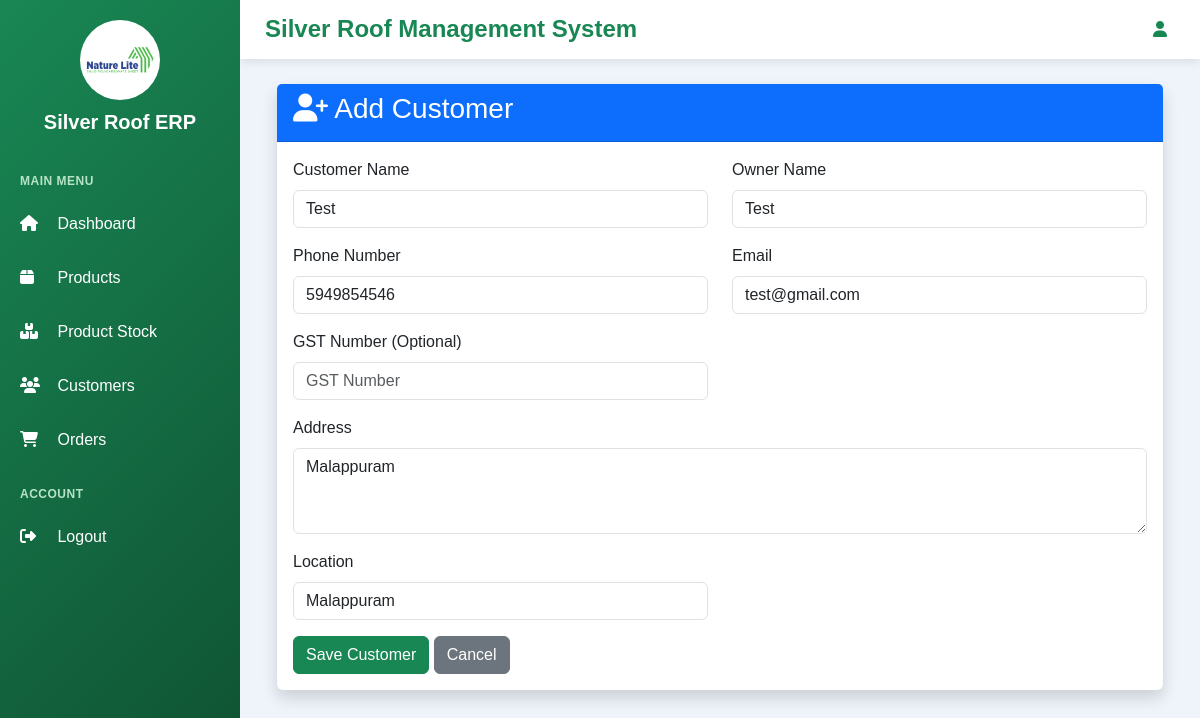
The app's page /customers/edit/6/ with its own data.
### customers/models.py (models this page shows, shortened)
class Customer(models.Model):
    customer_name = models.CharField(max_length=150)
    company_name = models.CharField(max_length=150, blank=True)
    phone = models.CharField(max_length=15)
    email = models.EmailField(blank=True)
    address = models.TextField()
    location = models.CharField(max_length=150)
    gst = models.CharField(max_length=30, blank=True)

### customers/views.py (the view)
def edit_customer(request, id):
    customer = get_object_or_404(
        Customer,
        id=id
    )
    if request.method == "POST":
        form = CustomerForm(
            request.POST,
            instance=customer
        )
        if form.is_valid():
            customer = form.save()
            print("CUSTOMER UPDATED:", customer.customer_name)
            return redirect("customer_list")
        else:
            print("FORM ERRORS:")
            print(form.errors)
    else:
        form = CustomerForm(
            instance=customer
        )
    return render(
        request,
        "customers/customer_form.html",
        {
            "form": form,
            "customer": customer
        }
    )

### customers/templates/customers/customer_form.html (shortened to what this page needs)
{% extends 'base.html' %}
{% block content %}
<div class="container-fluid">
    <div class="card shadow border-0">
        <div class="card-header bg-primary text-white">
            <h3>
                <i class="fa fa-user-plus"></i>
                Add Customer
            </h3>
        </div>
        <div class="card-body">
            <form method="POST">
                <div class="row">
                    <div class="col-md-6 mb-3">
                        <label for="{{ form.customer_name.id_for_label }}" class="form-label">
                            Customer Name
                        </label>
                        {{ form.customer_name }}
                    </div>
                    <div class="col-md-6 mb-3">
                        <label for="{{ form.company_name.id_for_label }}" class="form-label">
                            Owner Name
                        </label>
                        {{ form.company_name }}
                    </div>
                    <div class="col-md-6 mb-3">
                        <label for="{{ form.phone.id_for_label }}" class="form-label">
                            Phone Number
                        </label>
                        {{ form.phone }}
                    </div>
                    <div class="col-md-6 mb-3">
                        <label for="{{ form.email.id_for_label }}" class="form-label">
                            Email
                        </label>
                        {{ form.email }}
                    </div>
<div class="col-md-6 mb-3">
    <label for="{{ form.gst.id_for_label }}" class="form-label">
        GST Number
        <span class="optional">(Optional)</span>
    </label>
    {{ form.gst }}
</div>
                    <div class="col-12 mb-3">
                        <label for="{{ form.address.id_for_label }}" class="form-label">
                            Address
                        </label>
                        {{ form.address }}
                    </div>
<div class="col-md-6 mb-3">
    <label for="{{ form.location.id_for_label }}" class="form-label">
        Location
    </label>
    {{ form.location }}
</div>
                </div>
                <button type="submit" class="btn btn-success">
                    Save Customer
                </button>
                <a href="{% url 'customer_list' %}" class="btn btn-secondary">
                    Cancel
                </a>
            </form>
        </div>
    </div>
</div>
{% endblock %}

### templates/base.html (style rules this page uses)
* { box-sizing: border-box; }
body { margin: 0; font-family: Arial, sans-serif; background: #f4f6f9; }
body.non-superuser-theme { background: #eef4fa; }

### records on screen
Customer: customer_name "Test", company_name "Test", phone "5949854546", email "test@gmail.com", address "Malappuram", location "Malappuram"
